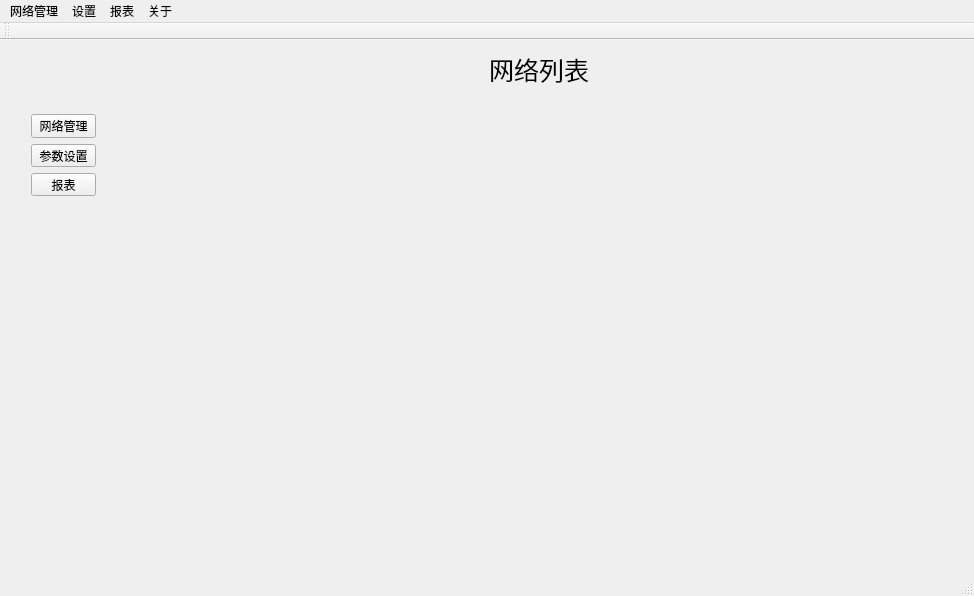
<?xml version="1.0" encoding="UTF-8"?>
<ui version="4.0">
 <class>MainWindow</class>
 <widget class="QMainWindow" name="MainWindow">
  <property name="geometry">
   <rect>
    <x>0</x>
    <y>0</y>
    <width>974</width>
    <height>596</height>
   </rect>
  </property>
  <property name="windowTitle">
   <string>MainWindow</string>
  </property>
  <widget class="QWidget" name="centralWidget">
   <layout class="QGridLayout" name="gridLayout">
    <item row="0" column="0" colspan="2">
     <layout class="QHBoxLayout" name="horizontalLayout">
      <item>
       <spacer name="horizontalSpacer">
        <property name="orientation">
         <enum>Qt::Horizontal</enum>
        </property>
        <property name="sizeHint" stdset="0">
         <size>
          <width>478</width>
          <height>20</height>
         </size>
        </property>
       </spacer>
      </item>
      <item>
       <widget class="QLabel" name="label">
        <property name="font">
         <font>
          <family>AR PL UKai CN</family>
          <pointsize>19</pointsize>
         </font>
        </property>
        <property name="text">
         <string>网络列表</string>
        </property>
       </widget>
      </item>
      <item>
       <spacer name="horizontalSpacer_2">
        <property name="orientation">
         <enum>Qt::Horizontal</enum>
        </property>
        <property name="sizeHint" stdset="0">
         <size>
          <width>360</width>
          <height>20</height>
         </size>
        </property>
       </spacer>
      </item>
     </layout>
    </item>
    <item row="1" column="0">
     <widget class="QWidget" name="widget" native="true">
      <property name="sizePolicy">
       <sizepolicy hsizetype="Preferred" vsizetype="Preferred">
        <horstretch>0</horstretch>
        <verstretch>0</verstretch>
       </sizepolicy>
      </property>
      <property name="minimumSize">
       <size>
        <width>120</width>
        <height>0</height>
       </size>
      </property>
      <property name="sizeIncrement">
       <size>
        <width>120</width>
        <height>0</height>
       </size>
      </property>
      <property name="baseSize">
       <size>
        <width>120</width>
        <height>0</height>
       </size>
      </property>
      <widget class="QWidget" name="">
       <property name="geometry">
        <rect>
         <x>9</x>
         <y>9</y>
         <width>87</width>
         <height>104</height>
        </rect>
       </property>
       <layout class="QVBoxLayout" name="verticalLayout">
        <item>
         <widget class="QPushButton" name="BTN_netmanager">
          <property name="text">
           <string>网络管理</string>
          </property>
         </widget>
        </item>
        <item>
         <widget class="QPushButton" name="BTN_set">
          <property name="text">
           <string>参数设置</string>
          </property>
         </widget>
        </item>
        <item>
         <widget class="QPushButton" name="BTN_list">
          <property name="text">
           <string>报表</string>
          </property>
         </widget>
        </item>
       </layout>
      </widget>
     </widget>
    </item>
    <item row="1" column="1">
     <widget class="QFrame" name="frame">
      <property name="enabled">
       <bool>true</bool>
      </property>
      <property name="sizePolicy">
       <sizepolicy hsizetype="Expanding" vsizetype="Expanding">
        <horstretch>0</horstretch>
        <verstretch>0</verstretch>
       </sizepolicy>
      </property>
      <property name="minimumSize">
       <size>
        <width>50</width>
        <height>0</height>
       </size>
      </property>
      <property name="sizeIncrement">
       <size>
        <width>50</width>
        <height>0</height>
       </size>
      </property>
      <property name="baseSize">
       <size>
        <width>50</width>
        <height>0</height>
       </size>
      </property>
      <property name="frameShape">
       <enum>QFrame::NoFrame</enum>
      </property>
      <property name="frameShadow">
       <enum>QFrame::Raised</enum>
      </property>
      <property name="lineWidth">
       <number>3</number>
      </property>
     </widget>
    </item>
   </layout>
  </widget>
  <widget class="QMenuBar" name="menuBar">
   <property name="geometry">
    <rect>
     <x>0</x>
     <y>0</y>
     <width>974</width>
     <height>28</height>
    </rect>
   </property>
   <widget class="QMenu" name="menu1">
    <property name="title">
     <string>网络管理</string>
    </property>
    <addaction name="actionAdd"/>
    <addaction name="actionGroup"/>
    <addaction name="separator"/>
    <addaction name="actionList"/>
    <addaction name="separator"/>
    <addaction name="action2Error"/>
   </widget>
   <widget class="QMenu" name="menu2">
    <property name="title">
     <string>设置</string>
    </property>
    <addaction name="action_2"/>
    <addaction name="separator"/>
    <addaction name="actionSound"/>
    <addaction name="actionMsg"/>
    <addaction name="actionWechar"/>
    <addaction name="actionMeil"/>
   </widget>
   <widget class="QMenu" name="menu3">
    <property name="title">
     <string>报表</string>
    </property>
    <addaction name="actionMeil_2"/>
    <addaction name="actionMsg_2"/>
    <addaction name="actionGroup_2"/>
   </widget>
   <widget class="QMenu" name="menu4">
    <property name="title">
     <string>关于</string>
    </property>
   </widget>
   <addaction name="menu1"/>
   <addaction name="menu2"/>
   <addaction name="menu3"/>
   <addaction name="menu4"/>
  </widget>
  <widget class="QToolBar" name="mainToolBar">
   <attribute name="toolBarArea">
    <enum>TopToolBarArea</enum>
   </attribute>
   <attribute name="toolBarBreak">
    <bool>false</bool>
   </attribute>
  </widget>
  <widget class="QStatusBar" name="statusBar"/>
  <action name="actionAdd">
   <property name="text">
    <string>添加网站</string>
   </property>
  </action>
  <action name="actionGroup">
   <property name="text">
    <string>添加网站分类</string>
   </property>
  </action>
  <action name="actionList">
   <property name="text">
    <string>网站列表</string>
   </property>
  </action>
  <action name="action2Error">
   <property name="text">
    <string>故障记录</string>
   </property>
  </action>
  <action name="actionSound">
   <property name="text">
    <string>报警声音</string>
   </property>
  </action>
  <action name="actionMsg">
   <property name="text">
    <string>短信</string>
   </property>
  </action>
  <action name="actionWechar">
   <property name="text">
    <string>企业微信</string>
   </property>
  </action>
  <action name="actionMeil">
   <property name="text">
    <string>邮箱</string>
   </property>
  </action>
  <action name="actionMeil_2">
   <property name="text">
    <string>邮件发送记录</string>
   </property>
  </action>
  <action name="actionMsg_2">
   <property name="text">
    <string>短信发送记录</string>
   </property>
  </action>
  <action name="actionGroup_2">
   <property name="text">
    <string>群消息记录</string>
   </property>
  </action>
  <action name="action4">
   <property name="text">
    <string>4</string>
   </property>
  </action>
  <action name="action_2">
   <property name="text">
    <string>参数设置</string>
   </property>
  </action>
 </widget>
 <layoutdefault spacing="6" margin="11"/>
 <resources/>
 <connections/>
</ui>
